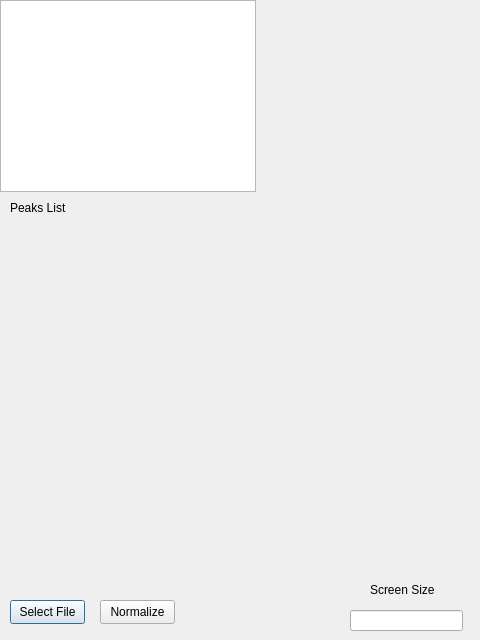
<?xml version="1.0" encoding="UTF-8"?>
<ui version="4.0">
 <class>Dialog</class>
 <widget class="QDialog" name="Dialog">
  <property name="geometry">
   <rect>
    <x>0</x>
    <y>0</y>
    <width>480</width>
    <height>640</height>
   </rect>
  </property>
  <property name="windowTitle">
   <string>Dialog</string>
  </property>
  <widget class="QTableView" name="tableView">
   <property name="geometry">
    <rect>
     <x>0</x>
     <y>0</y>
     <width>256</width>
     <height>192</height>
    </rect>
   </property>
  </widget>
  <widget class="QPushButton" name="pushButton">
   <property name="geometry">
    <rect>
     <x>10</x>
     <y>600</y>
     <width>75</width>
     <height>24</height>
    </rect>
   </property>
   <property name="text">
    <string>Select File</string>
   </property>
  </widget>
  <widget class="QPushButton" name="pushButton_2">
   <property name="geometry">
    <rect>
     <x>100</x>
     <y>600</y>
     <width>75</width>
     <height>24</height>
    </rect>
   </property>
   <property name="text">
    <string>Normalize</string>
   </property>
  </widget>
  <widget class="QLineEdit" name="lineEdit">
   <property name="geometry">
    <rect>
     <x>350</x>
     <y>610</y>
     <width>113</width>
     <height>21</height>
    </rect>
   </property>
  </widget>
  <widget class="QLabel" name="label">
   <property name="geometry">
    <rect>
     <x>370</x>
     <y>580</y>
     <width>71</width>
     <height>20</height>
    </rect>
   </property>
   <property name="text">
    <string>Screen Size</string>
   </property>
  </widget>
  <widget class="QLabel" name="label_2">
   <property name="geometry">
    <rect>
     <x>10</x>
     <y>200</y>
     <width>61</width>
     <height>16</height>
    </rect>
   </property>
   <property name="text">
    <string>Peaks List</string>
   </property>
  </widget>
 </widget>
 <resources/>
 <connections/>
</ui>
